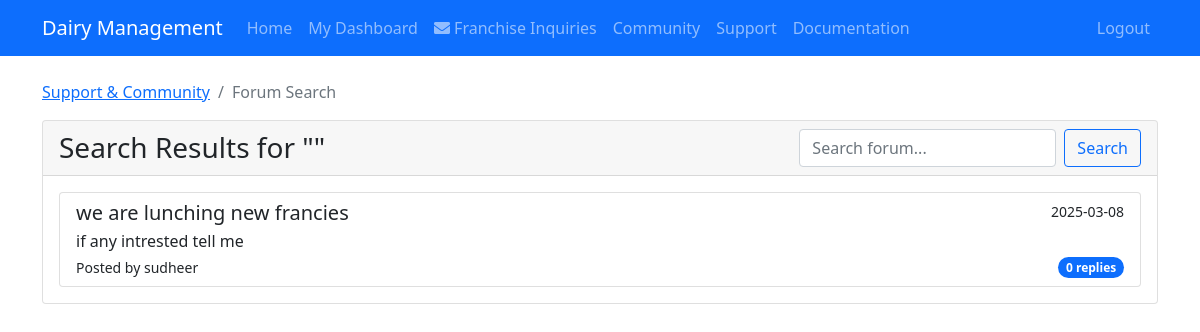
The page /forum/search (signed in) on the database as committed earlier.
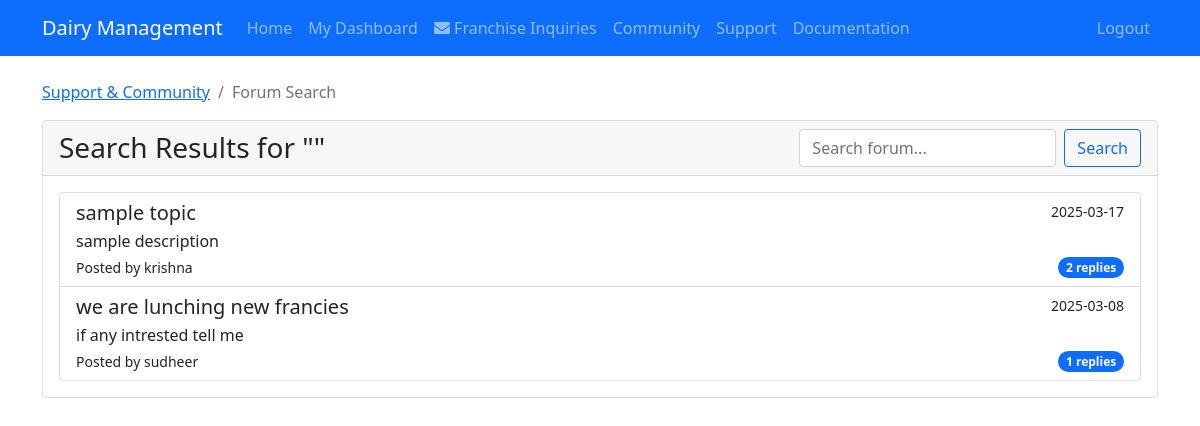
The same page on the database as committed later.
### app.py (models this page shows)
class ForumTopic(db.Model):
    id = db.Column(db.Integer, primary_key=True)
    title = db.Column(db.String(200), nullable=False)
    description = db.Column(db.Text, nullable=False)
    category = db.Column(db.String(50), nullable=False, default='general')
    created_at = db.Column(db.DateTime, nullable=False, default=datetime.utcnow)
    updated_at = db.Column(db.DateTime, nullable=False, default=datetime.utcnow, onupdate=datetime.utcnow)
    user_id = db.Column(db.Integer, db.ForeignKey('user.id'), nullable=False)
    replies = db.relationship('ForumReply', backref='topic', lazy=True, cascade='all, delete-orphan')
    views = db.Column(db.Integer, default=0)
    is_pinned = db.Column(db.Boolean, default=False)
    is_closed = db.Column(db.Boolean, default=False)
    notify_author = db.Column(db.Boolean, default=True)

class User(UserMixin, db.Model):
    id = db.Column(db.Integer, primary_key=True)
    username = db.Column(db.String(80), unique=True, nullable=False)
    email = db.Column(db.String(120), unique=True, nullable=False)
    phone = db.Column(db.String(20), nullable=True)  # Phone number can be null initially
    password = db.Column(db.String(120), nullable=False)
    role = db.Column(db.String(20), nullable=False, default='user')  # Only 'user' or 'owner' roles
    forum_topics = db.relationship('ForumTopic', backref='author', lazy=True)
    forum_replies = db.relationship('ForumReply', backref='author', lazy=True)
    support_tickets = db.relationship('Support', backref='user', lazy=True)
    franchise_inquiries = db.relationship('FranchiseInquiry', backref='user', lazy=True)

### app.py (the view)
@app.route('/forum/search')
@login_required
def search_forum():
    query = request.args.get('q', '')
    topics = ForumTopic.query.filter(
        (ForumTopic.title.ilike(f'%{query}%')) |
        (ForumTopic.description.ilike(f'%{query}%'))
    ).order_by(ForumTopic.created_at.desc()).all()
    return render_template('forum_search.html', topics=topics, query=query)

### app.py (called while the page is built)
@login_manager.user_loader
def load_user(user_id):
    return User.query.get(int(user_id))

### templates/forum_search.html (shortened to what this page needs)
{% extends "base.html" %}
{% block content %}
<div class="container">
    <nav aria-label="breadcrumb">
        <ol class="breadcrumb">
            <li class="breadcrumb-item"><a href="{{ url_for('support') }}">Support & Community</a></li>
            <li class="breadcrumb-item active">Forum Search</li>
        </ol>
    </nav>
    <div class="card">
        <div class="card-header">
            <div class="d-flex justify-content-between align-items-center">
                <h3 class="mb-0">Search Results for "{{ query }}"</h3>
                <form class="d-flex" action="{{ url_for('search_forum') }}" method="GET">
                    <input class="form-control me-2" type="search" name="q" placeholder="Search forum..." value="{{ query }}">
                    <button class="btn btn-outline-primary" type="submit">Search</button>
                </form>
            </div>
        </div>
        <div class="card-body">
            {% if topics %}
                <div class="list-group">
                    {% for topic in topics %}
                    <a href="{{ url_for('view_topic', topic_id=topic.id) }}" class="list-group-item list-group-item-action">
                        <div class="d-flex w-100 justify-content-between">
                            <h5 class="mb-1">{{ topic.title }}</h5>
                            <small>{{ topic.created_at.strftime('%Y-%m-%d') }}</small>
                        </div>
                        <p class="mb-1">{{ topic.description[:200] }}{% if topic.description|length > 200 %}...{% endif %}</p>
                        <div class="d-flex justify-content-between align-items-center">
                            <small>Posted by {{ topic.author.username }}</small>
                            <span class="badge bg-primary rounded-pill">{{ topic.replies|length }} replies</span>
                        </div>
                    </a>
                    {% endfor %}
                </div>
            {% else %}
                <div class="text-center py-4">
                    <p>No topics found matching your search.</p>
                    <a href="{{ url_for('create_topic') }}" class="btn btn-primary">Start a New Discussion</a>
                </div>
            {% endif %}
        </div>
    </div>
</div>
{% endblock %}

Rows that differ between the two databases and show on the page:
added ForumTopic: title "sample topic", created_at "2025-03-17", description "sample description", author.username "krishna", replies|length "2"
changed ForumTopic "we are lunching new francies": replies|length "0" → "1"
